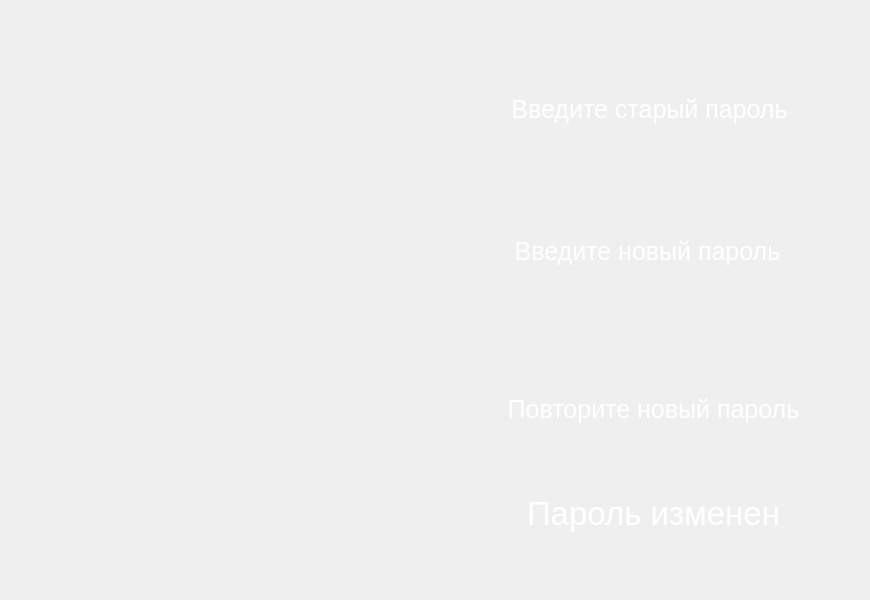
<?xml version="1.0" encoding="UTF-8"?>
<ui version="4.0">
 <class>ServiceGeneralPasswordLeftForm</class>
 <widget class="QWidget" name="ServiceGeneralPasswordLeftForm">
  <property name="geometry">
   <rect>
    <x>0</x>
    <y>0</y>
    <width>870</width>
    <height>600</height>
   </rect>
  </property>
  <property name="windowTitle">
   <string>Form</string>
  </property>
  <widget class="QFrame" name="frame_background">
   <property name="geometry">
    <rect>
     <x>0</x>
     <y>0</y>
     <width>870</width>
     <height>600</height>
    </rect>
   </property>
   <property name="styleSheet">
    <string notr="true">QFrame#frame_background
{
	background-image: url(:/Images/Images/service/global/password/backgrounds/service_generalSettings_sub-background_password.png);
}</string>
   </property>
   <property name="frameShape">
    <enum>QFrame::NoFrame</enum>
   </property>
   <property name="frameShadow">
    <enum>QFrame::Plain</enum>
   </property>
   <widget class="QPushButton" name="pushButton_1">
    <property name="geometry">
     <rect>
      <x>76</x>
      <y>102</y>
      <width>92</width>
      <height>91</height>
     </rect>
    </property>
    <property name="styleSheet">
     <string notr="true">QPushButton
{
	border-style:none;
	outline: none;
}
QPushButton::pressed
{
	border-style:none;
	outline: none;
	background-image: url(:/Images/Images/service/global/password/buttons/service_generalSettings_password_button_1_on.png);
}
</string>
    </property>
    <property name="text">
     <string/>
    </property>
   </widget>
   <widget class="QPushButton" name="pushButton_2">
    <property name="geometry">
     <rect>
      <x>198</x>
      <y>102</y>
      <width>92</width>
      <height>91</height>
     </rect>
    </property>
    <property name="styleSheet">
     <string notr="true">QPushButton
{
	border-style:none;
	outline: none;
}
QPushButton::pressed
{
	border-style:none;
	outline: none;
	background-image: url(:/Images/Images/service/global/password/buttons/service_generalSettings_password_button_2_on.png);
}
</string>
    </property>
    <property name="text">
     <string/>
    </property>
   </widget>
   <widget class="QPushButton" name="pushButton_3">
    <property name="geometry">
     <rect>
      <x>318</x>
      <y>102</y>
      <width>92</width>
      <height>91</height>
     </rect>
    </property>
    <property name="styleSheet">
     <string notr="true">QPushButton
{
	border-style:none;
	outline: none;
}
QPushButton::pressed
{
	border-style:none;
	outline: none;
	background-image: url(:/Images/Images/service/global/password/buttons/service_generalSettings_password_button_3_on.png);
}
</string>
    </property>
    <property name="text">
     <string/>
    </property>
   </widget>
   <widget class="QPushButton" name="pushButton_4">
    <property name="geometry">
     <rect>
      <x>76</x>
      <y>216</y>
      <width>92</width>
      <height>91</height>
     </rect>
    </property>
    <property name="styleSheet">
     <string notr="true">QPushButton
{
	border-style:none;
	outline: none;
}
QPushButton::pressed
{
	border-style:none;
	outline: none;
	background-image: url(:/Images/Images/service/global/password/buttons/service_generalSettings_password_button_4_on.png);
}
</string>
    </property>
    <property name="text">
     <string/>
    </property>
   </widget>
   <widget class="QPushButton" name="pushButton_5">
    <property name="geometry">
     <rect>
      <x>198</x>
      <y>218</y>
      <width>92</width>
      <height>91</height>
     </rect>
    </property>
    <property name="styleSheet">
     <string notr="true">QPushButton
{
	border-style:none;
	outline: none;
}
QPushButton::pressed
{
	border-style:none;
	outline: none;
	background-image: url(:/Images/Images/service/global/password/buttons/service_generalSettings_password_button_5_on.png);
}
</string>
    </property>
    <property name="text">
     <string/>
    </property>
   </widget>
   <widget class="QPushButton" name="pushButton_6">
    <property name="geometry">
     <rect>
      <x>318</x>
      <y>218</y>
      <width>92</width>
      <height>91</height>
     </rect>
    </property>
    <property name="styleSheet">
     <string notr="true">QPushButton
{
	border-style:none;
	outline: none;
}
QPushButton::pressed
{
	border-style:none;
	outline: none;
	background-image: url(:/Images/Images/service/global/password/buttons/service_generalSettings_password_button_6_on.png);
}
</string>
    </property>
    <property name="text">
     <string/>
    </property>
   </widget>
   <widget class="QPushButton" name="pushButton_7">
    <property name="geometry">
     <rect>
      <x>76</x>
      <y>334</y>
      <width>92</width>
      <height>91</height>
     </rect>
    </property>
    <property name="styleSheet">
     <string notr="true">QPushButton
{
	border-style:none;
	outline: none;
}
QPushButton::pressed
{
	border-style:none;
	outline: none;
	background-image: url(:/Images/Images/service/global/password/buttons/service_generalSettings_password_button_7_on.png);
}
</string>
    </property>
    <property name="text">
     <string/>
    </property>
   </widget>
   <widget class="QPushButton" name="pushButton_8">
    <property name="geometry">
     <rect>
      <x>196</x>
      <y>332</y>
      <width>92</width>
      <height>91</height>
     </rect>
    </property>
    <property name="styleSheet">
     <string notr="true">QPushButton
{
	border-style:none;
	outline: none;
}
QPushButton::pressed
{
	border-style:none;
	outline: none;
	background-image: url(:/Images/Images/service/global/password/buttons/service_generalSettings_password_button_8_on.png);
}
</string>
    </property>
    <property name="text">
     <string/>
    </property>
   </widget>
   <widget class="QPushButton" name="pushButton_9">
    <property name="geometry">
     <rect>
      <x>316</x>
      <y>334</y>
      <width>92</width>
      <height>91</height>
     </rect>
    </property>
    <property name="styleSheet">
     <string notr="true">QPushButton
{
	border-style:none;
	outline: none;
}
QPushButton::pressed
{
	border-style:none;
	outline: none;
	background-image: url(:/Images/Images/service/global/password/buttons/service_generalSettings_password_button_9_on.png);
}
</string>
    </property>
    <property name="text">
     <string/>
    </property>
   </widget>
   <widget class="QPushButton" name="pushButton_0">
    <property name="geometry">
     <rect>
      <x>76</x>
      <y>450</y>
      <width>92</width>
      <height>91</height>
     </rect>
    </property>
    <property name="styleSheet">
     <string notr="true">QPushButton
{
	border-style:none;
	outline: none;
}
QPushButton::pressed
{
	border-style:none;
	outline: none;
	background-image: url(:/Images/Images/service/global/password/buttons/service_generalSettings_password_button_0_on.png);
}
</string>
    </property>
    <property name="text">
     <string/>
    </property>
   </widget>
   <widget class="QPushButton" name="pushButton_backspace">
    <property name="geometry">
     <rect>
      <x>198</x>
      <y>450</y>
      <width>92</width>
      <height>91</height>
     </rect>
    </property>
    <property name="styleSheet">
     <string notr="true">QPushButton
{
	border-style:none;
	outline: none;
}
QPushButton::pressed
{
	border-style:none;
	outline: none;
	background-image: url(:/Images/Images/service/global/password/buttons/service_generalSettings_password_button_backspace_on.png);
}
</string>
    </property>
    <property name="text">
     <string/>
    </property>
   </widget>
   <widget class="QPushButton" name="pushButton_save">
    <property name="geometry">
     <rect>
      <x>316</x>
      <y>450</y>
      <width>92</width>
      <height>91</height>
     </rect>
    </property>
    <property name="styleSheet">
     <string notr="true">QPushButton
{
	border-style:none;
	outline: none;
}
QPushButton::pressed
{
	border-style:none;
	outline: none;
	background-image: url(:/Images/Images/service/global/password/buttons/service_generalSettings_password_button_save_on.png);
}
</string>
    </property>
    <property name="text">
     <string/>
    </property>
   </widget>
   <widget class="QLabel" name="label_text_new">
    <property name="geometry">
     <rect>
      <x>490</x>
      <y>226</y>
      <width>315</width>
      <height>51</height>
     </rect>
    </property>
    <property name="font">
     <font>
      <pointsize>19</pointsize>
     </font>
    </property>
    <property name="styleSheet">
     <string notr="true">color: white</string>
    </property>
    <property name="text">
     <string>Введите новый пароль</string>
    </property>
    <property name="alignment">
     <set>Qt::AlignCenter</set>
    </property>
   </widget>
   <widget class="QLabel" name="label_old_3">
    <property name="geometry">
     <rect>
      <x>634</x>
      <y>154</y>
      <width>23</width>
      <height>23</height>
     </rect>
    </property>
    <property name="text">
     <string/>
    </property>
    <property name="pixmap">
     <pixmap resource="../../../images.qrc">:/Images/Images/service/global/password/buttons/service_generalSettings_password_point_off.png</pixmap>
    </property>
    <property name="scaledContents">
     <bool>true</bool>
    </property>
   </widget>
   <widget class="QLabel" name="label_old_2">
    <property name="geometry">
     <rect>
      <x>582</x>
      <y>154</y>
      <width>23</width>
      <height>23</height>
     </rect>
    </property>
    <property name="text">
     <string/>
    </property>
    <property name="pixmap">
     <pixmap resource="../../../images.qrc">:/Images/Images/password/password_point_off.png</pixmap>
    </property>
    <property name="scaledContents">
     <bool>true</bool>
    </property>
   </widget>
   <widget class="QLabel" name="label_old_4">
    <property name="geometry">
     <rect>
      <x>688</x>
      <y>154</y>
      <width>23</width>
      <height>23</height>
     </rect>
    </property>
    <property name="text">
     <string/>
    </property>
    <property name="pixmap">
     <pixmap resource="../../../images.qrc">:/Images/Images/service/global/password/buttons/service_generalSettings_password_point_off.png</pixmap>
    </property>
    <property name="scaledContents">
     <bool>true</bool>
    </property>
   </widget>
   <widget class="QLabel" name="label_old_5">
    <property name="geometry">
     <rect>
      <x>740</x>
      <y>154</y>
      <width>23</width>
      <height>23</height>
     </rect>
    </property>
    <property name="text">
     <string/>
    </property>
    <property name="pixmap">
     <pixmap resource="../../../images.qrc">:/Images/Images/password/password_point_off.png</pixmap>
    </property>
    <property name="scaledContents">
     <bool>true</bool>
    </property>
   </widget>
   <widget class="QLabel" name="label_old_1">
    <property name="geometry">
     <rect>
      <x>526</x>
      <y>154</y>
      <width>23</width>
      <height>23</height>
     </rect>
    </property>
    <property name="text">
     <string/>
    </property>
    <property name="pixmap">
     <pixmap resource="../../../images.qrc">:/Images/Images/password/password_point_off.png</pixmap>
    </property>
    <property name="scaledContents">
     <bool>true</bool>
    </property>
   </widget>
   <widget class="QLabel" name="label_text_old">
    <property name="geometry">
     <rect>
      <x>492</x>
      <y>84</y>
      <width>315</width>
      <height>51</height>
     </rect>
    </property>
    <property name="font">
     <font>
      <pointsize>19</pointsize>
     </font>
    </property>
    <property name="styleSheet">
     <string notr="true">color: white</string>
    </property>
    <property name="text">
     <string>Введите старый пароль</string>
    </property>
    <property name="alignment">
     <set>Qt::AlignCenter</set>
    </property>
   </widget>
   <widget class="QLabel" name="label_text_repeat">
    <property name="geometry">
     <rect>
      <x>496</x>
      <y>384</y>
      <width>315</width>
      <height>51</height>
     </rect>
    </property>
    <property name="font">
     <font>
      <pointsize>19</pointsize>
     </font>
    </property>
    <property name="styleSheet">
     <string notr="true">color: white</string>
    </property>
    <property name="text">
     <string>Повторите новый пароль</string>
    </property>
    <property name="alignment">
     <set>Qt::AlignCenter</set>
    </property>
   </widget>
   <widget class="QLabel" name="label_text_result">
    <property name="geometry">
     <rect>
      <x>496</x>
      <y>488</y>
      <width>315</width>
      <height>51</height>
     </rect>
    </property>
    <property name="font">
     <font>
      <pointsize>25</pointsize>
     </font>
    </property>
    <property name="styleSheet">
     <string notr="true">color: white</string>
    </property>
    <property name="text">
     <string>Пароль изменен</string>
    </property>
    <property name="alignment">
     <set>Qt::AlignCenter</set>
    </property>
   </widget>
   <widget class="QLabel" name="label_new_5">
    <property name="geometry">
     <rect>
      <x>738</x>
      <y>290</y>
      <width>23</width>
      <height>23</height>
     </rect>
    </property>
    <property name="text">
     <string/>
    </property>
    <property name="pixmap">
     <pixmap resource="../../../images.qrc">:/Images/Images/password/password_point_off.png</pixmap>
    </property>
    <property name="scaledContents">
     <bool>true</bool>
    </property>
   </widget>
   <widget class="QLabel" name="label_new_3">
    <property name="geometry">
     <rect>
      <x>632</x>
      <y>290</y>
      <width>23</width>
      <height>23</height>
     </rect>
    </property>
    <property name="text">
     <string/>
    </property>
    <property name="pixmap">
     <pixmap resource="../../../images.qrc">:/Images/Images/service/global/password/buttons/service_generalSettings_password_point_off.png</pixmap>
    </property>
    <property name="scaledContents">
     <bool>true</bool>
    </property>
   </widget>
   <widget class="QLabel" name="label_new_1">
    <property name="geometry">
     <rect>
      <x>524</x>
      <y>290</y>
      <width>23</width>
      <height>23</height>
     </rect>
    </property>
    <property name="text">
     <string/>
    </property>
    <property name="pixmap">
     <pixmap resource="../../../images.qrc">:/Images/Images/password/password_point_off.png</pixmap>
    </property>
    <property name="scaledContents">
     <bool>true</bool>
    </property>
   </widget>
   <widget class="QLabel" name="label_new_2">
    <property name="geometry">
     <rect>
      <x>580</x>
      <y>290</y>
      <width>23</width>
      <height>23</height>
     </rect>
    </property>
    <property name="text">
     <string/>
    </property>
    <property name="pixmap">
     <pixmap resource="../../../images.qrc">:/Images/Images/password/password_point_off.png</pixmap>
    </property>
    <property name="scaledContents">
     <bool>true</bool>
    </property>
   </widget>
   <widget class="QLabel" name="label_new_4">
    <property name="geometry">
     <rect>
      <x>686</x>
      <y>290</y>
      <width>23</width>
      <height>23</height>
     </rect>
    </property>
    <property name="text">
     <string/>
    </property>
    <property name="pixmap">
     <pixmap resource="../../../images.qrc">:/Images/Images/service/global/password/buttons/service_generalSettings_password_point_off.png</pixmap>
    </property>
    <property name="scaledContents">
     <bool>true</bool>
    </property>
   </widget>
   <widget class="QLabel" name="label_repeat_5">
    <property name="geometry">
     <rect>
      <x>734</x>
      <y>446</y>
      <width>23</width>
      <height>23</height>
     </rect>
    </property>
    <property name="text">
     <string/>
    </property>
    <property name="pixmap">
     <pixmap resource="../../../images.qrc">:/Images/Images/password/password_point_off.png</pixmap>
    </property>
    <property name="scaledContents">
     <bool>true</bool>
    </property>
   </widget>
   <widget class="QLabel" name="label_repeat_2">
    <property name="geometry">
     <rect>
      <x>576</x>
      <y>446</y>
      <width>23</width>
      <height>23</height>
     </rect>
    </property>
    <property name="text">
     <string/>
    </property>
    <property name="pixmap">
     <pixmap resource="../../../images.qrc">:/Images/Images/password/password_point_off.png</pixmap>
    </property>
    <property name="scaledContents">
     <bool>true</bool>
    </property>
   </widget>
   <widget class="QLabel" name="label_repeat_4">
    <property name="geometry">
     <rect>
      <x>682</x>
      <y>446</y>
      <width>23</width>
      <height>23</height>
     </rect>
    </property>
    <property name="text">
     <string/>
    </property>
    <property name="pixmap">
     <pixmap resource="../../../images.qrc">:/Images/Images/service/global/password/buttons/service_generalSettings_password_point_off.png</pixmap>
    </property>
    <property name="scaledContents">
     <bool>true</bool>
    </property>
   </widget>
   <widget class="QLabel" name="label_repeat_1">
    <property name="geometry">
     <rect>
      <x>520</x>
      <y>446</y>
      <width>23</width>
      <height>23</height>
     </rect>
    </property>
    <property name="text">
     <string/>
    </property>
    <property name="pixmap">
     <pixmap resource="../../../images.qrc">:/Images/Images/password/password_point_off.png</pixmap>
    </property>
    <property name="scaledContents">
     <bool>true</bool>
    </property>
   </widget>
   <widget class="QLabel" name="label_repeat_3">
    <property name="geometry">
     <rect>
      <x>628</x>
      <y>446</y>
      <width>23</width>
      <height>23</height>
     </rect>
    </property>
    <property name="text">
     <string/>
    </property>
    <property name="pixmap">
     <pixmap resource="../../../images.qrc">:/Images/Images/service/global/password/buttons/service_generalSettings_password_point_off.png</pixmap>
    </property>
    <property name="scaledContents">
     <bool>true</bool>
    </property>
   </widget>
  </widget>
 </widget>
 <resources>
  <include location="../../../images.qrc"/>
 </resources>
 <connections/>
</ui>
